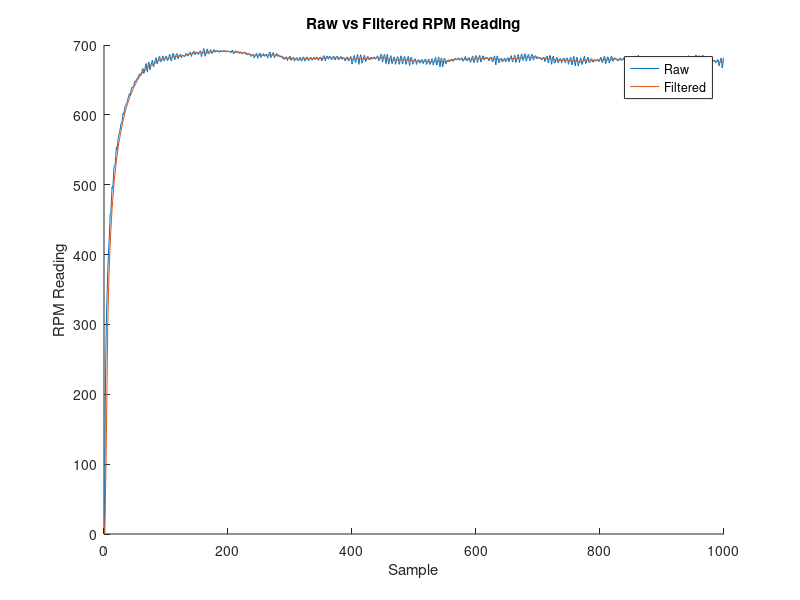

Recreate this plot in MATLAB.
%% Sensor Noise Statistical Analysis
% Will Wu
clc, clear, close all;
load('RPM_Data_Feb_16_2023.mat')
%% RPM Sensor at 0.2 PWM

figure, hold on;
plot(RPM_sample(1,:));
plot(RPM_sample(2,:));
title('Raw vs Filtered RPM Reading')
legend('Raw', 'Filtered')
xlabel('Sample')
ylabel('RPM Reading')